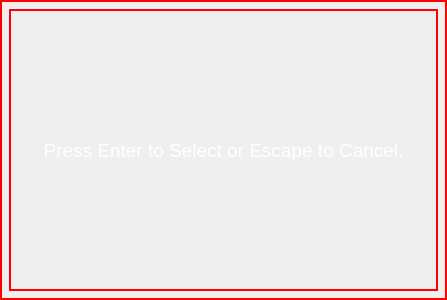
<?xml version="1.0" encoding="UTF-8"?>
<ui version="4.0">
 <class>SelectScreenPos</class>
 <widget class="QDialog" name="SelectScreenPos">
  <property name="geometry">
   <rect>
    <x>0</x>
    <y>0</y>
    <width>447</width>
    <height>300</height>
   </rect>
  </property>
  <property name="minimumSize">
   <size>
    <width>15</width>
    <height>15</height>
   </size>
  </property>
  <property name="windowTitle">
   <string>Select Screen Position</string>
  </property>
  <property name="styleSheet">
   <string notr="true"/>
  </property>
  <layout class="QVBoxLayout" name="verticalLayout">
   <property name="leftMargin">
    <number>0</number>
   </property>
   <property name="topMargin">
    <number>0</number>
   </property>
   <property name="rightMargin">
    <number>0</number>
   </property>
   <property name="bottomMargin">
    <number>0</number>
   </property>
   <item>
    <widget class="QWidget" name="widget" native="true">
     <property name="cursor">
      <cursorShape>SizeAllCursor</cursorShape>
     </property>
     <property name="mouseTracking">
      <bool>true</bool>
     </property>
     <property name="styleSheet">
      <string notr="true">border: 2px solid red;</string>
     </property>
     <layout class="QVBoxLayout" name="verticalLayout_2">
      <property name="leftMargin">
       <number>0</number>
      </property>
      <property name="topMargin">
       <number>0</number>
      </property>
      <property name="rightMargin">
       <number>0</number>
      </property>
      <property name="bottomMargin">
       <number>0</number>
      </property>
      <item>
       <layout class="QHBoxLayout" name="horizontalLayout">
        <item>
         <widget class="QWidget" name="centerContainerWidget" native="true">
          <property name="minimumSize">
           <size>
            <width>250</width>
            <height>0</height>
           </size>
          </property>
          <property name="styleSheet">
           <string notr="true"/>
          </property>
          <layout class="QVBoxLayout" name="verticalLayout_4">
           <item>
            <widget class="QLabel" name="label">
             <property name="sizePolicy">
              <sizepolicy hsizetype="Preferred" vsizetype="Preferred">
               <horstretch>0</horstretch>
               <verstretch>0</verstretch>
              </sizepolicy>
             </property>
             <property name="font">
              <font>
               <family>Segoe UI</family>
               <pointsize>14</pointsize>
              </font>
             </property>
             <property name="styleSheet">
              <string notr="true">background: none;
color: rgba(255, 255, 255, 255);</string>
             </property>
             <property name="text">
              <string>Press Enter to Select or Escape to Cancel.</string>
             </property>
             <property name="alignment">
              <set>Qt::AlignCenter</set>
             </property>
            </widget>
           </item>
          </layout>
         </widget>
        </item>
       </layout>
      </item>
     </layout>
    </widget>
   </item>
  </layout>
 </widget>
 <resources/>
 <connections/>
</ui>
